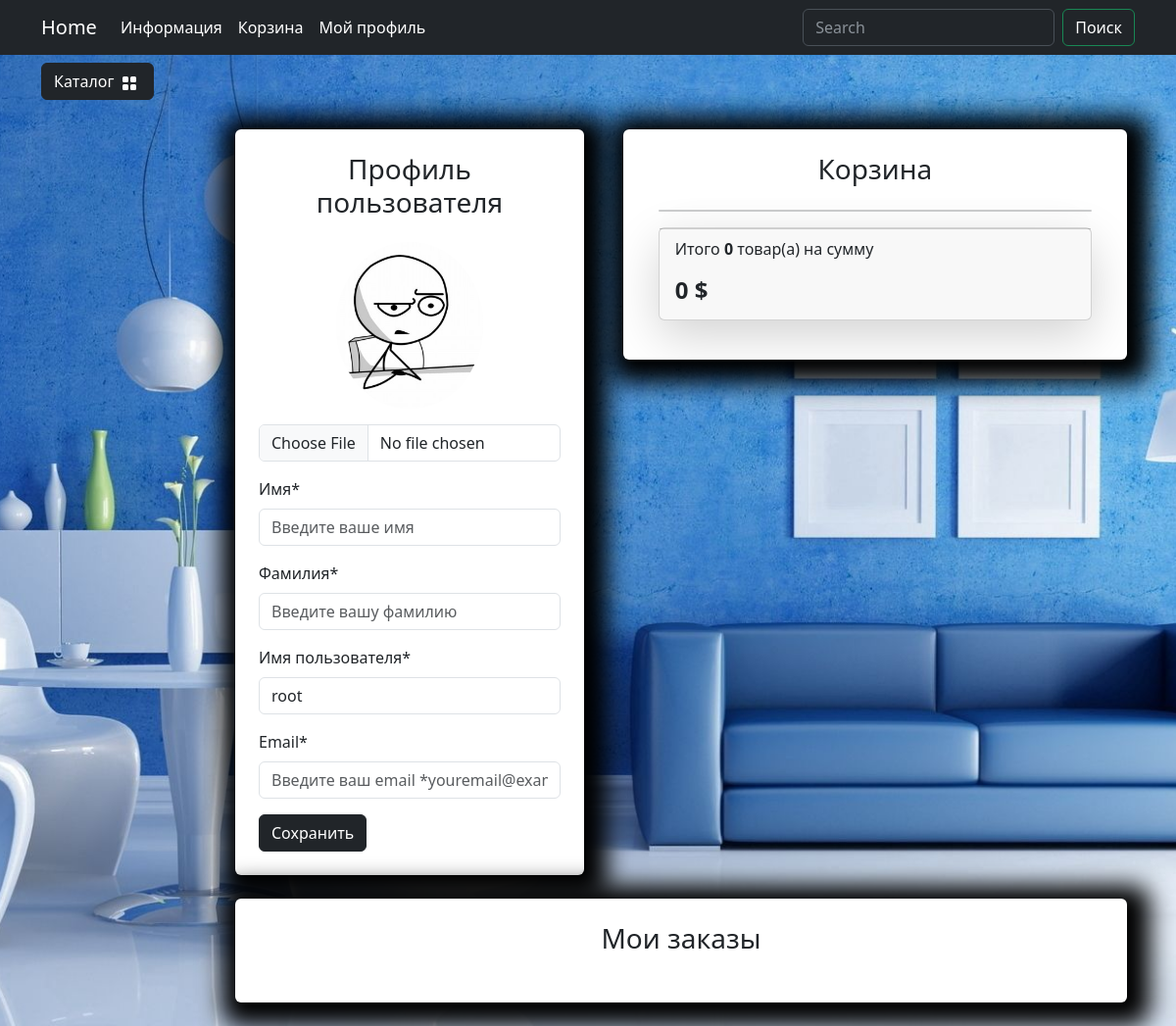
The page /user/profile/ (signed in) on the database as committed earlier.
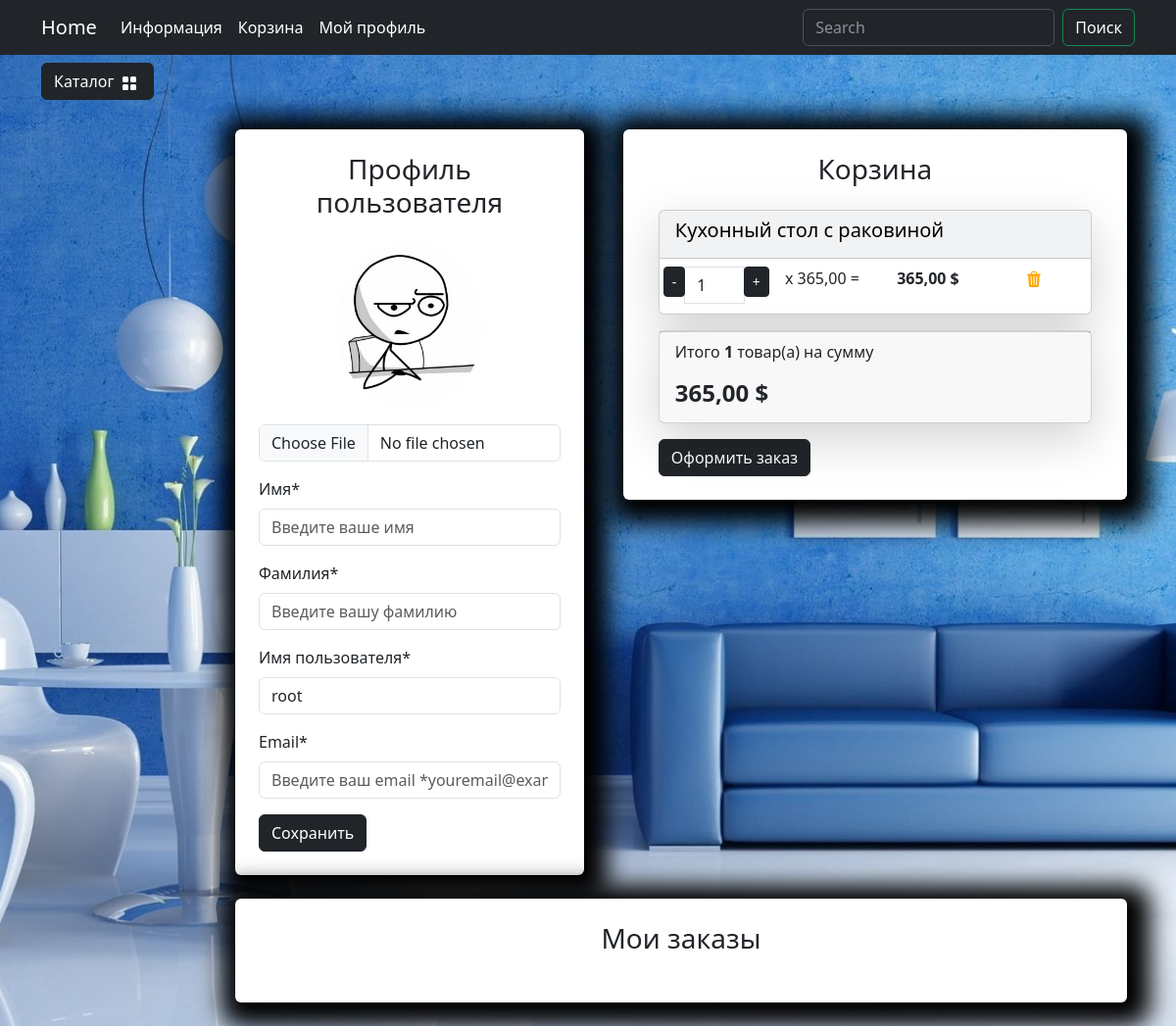
The same page on the database as committed later.
### carts/models.py (models this page shows, shortened)
class Cart(models.Model):
    user = models.ForeignKey(to=User, on_delete=models.CASCADE, blank=True, null=True, verbose_name='Пользователь')
    product = models.ForeignKey(to=Products, on_delete=models.CASCADE, verbose_name='Товар')
    quantity = models.PositiveSmallIntegerField(default=0, verbose_name='Количество')
    session_key = models.CharField(max_length=32, blank=True, null=True)
    created_timestamp = models.DateTimeField (auto_now_add=True, verbose_name='Дата обновления')
    class Meta:
        db_table = 'cart'
        verbose_name = "Корзина"
        verbose_name_plural = "Корзина"
    objects = CartQueryset().as_manager()
    def products_price(self):
        return round(self.product.sell_price() * self.quantity, 2)

### goods/models.py (models this page shows, shortened)
class Products(models.Model):
    name = models.CharField(max_length=150, unique=True, verbose_name='Название')
    slug = models.SlugField(max_length=200, unique=True, blank=True, null=True, verbose_name='URL')
    description = models.TextField(blank=True, null=True, verbose_name='Описание')
    image = models.ImageField(upload_to='goods_images', blank=True, null=True, verbose_name='Изображение')
    price = models.DecimalField(default=0.00, max_digits=7, decimal_places=2, verbose_name='Цена')
    discount = models.DecimalField(default=0.00, max_digits=4, decimal_places=2, verbose_name='Скидка в %')
    quantity = models.PositiveIntegerField(default=0, verbose_name='Количество')
    category = models.ForeignKey(to=Categories, on_delete=models.CASCADE, verbose_name='Категория')
    class Meta:
        db_table = 'product'
        verbose_name = 'Продукт'
        verbose_name_plural = 'Продукты'
        ordering = ('id',)
    def sell_price(self):
        if self.discount:
            return round(self.price - self.price*self.discount/100, 2)
        return self.price

### users/views.py (the view)
# urls.py: path('profile/', views.profile, name='profile'),
@login_required
def profile(request):
    if request.method == 'POST':
        form = ProfileForm(data=request.POST, instance=request.user, files=request.FILES)
        if form.is_valid():
            form.save()
            messages.success(request, "Профайл успешно обновлен")
            return HttpResponseRedirect(reverse('user:profile'))
    else:
        form = ProfileForm(instance=request.user)
    orders = Order.objects.filter(user=request.user).prefetch_related(
        Prefetch(
            "orderitem_set",
            queryset=OrderItem.objects.select_related("product"),
        )
    ).order_by("-id")
    context = {
        'title': 'Home - Кабинет',
        'form': form,
        'orders': orders,
    }
    return render(request, 'users/profile.html', context)

### users/forms.py
class ProfileForm(UserChangeForm):
    class Meta:
        model = User
        fields = (
            "image",
            "first_name",
            "last_name",
            "username",
            "email",
        )
    image = forms.ImageField(required=False)
    first_name = forms.CharField()
    last_name = forms.CharField()
    username = forms.CharField()
    email = forms.CharField()

### carts/models.py (called while the page is built)
    def total_price(self):
        return sum(cart.products_price() for cart in self)

    def total_quantity(self):
        if self:
            return sum(cart.quantity for cart in self)
        return 0

### carts/templatetags/carts_tags.py (called while the page is built)
@register.simple_tag()
def user_carts(request):
    return get_user_carts(request)

### carts/utils.py (called while the page is built)
def get_user_carts(request):
    if request.user.is_authenticated:
        return Cart.objects.filter(user=request.user).select_related('product')
    if not request.session.session_key:
        request.session.create()
    return Cart.objects.filter(session_key=request.session.session_key).select_related('product')

### goods/templatetags/goods_tags.py (called while the page is built)
@register.simple_tag()
def tag_categories():
    return Categories.objects.all()

### users/templates/users/profile.html (shortened to what the changed rows need)
{% extends "base.html" %}
{% load static %}
{% load carts_tags %}
{% block content %}
<div class="row">
    <div class="container mt-5">
        <div class="row">
            {% user_carts request as carts %}
            <div class="col-md-7">
                <div class=" bg-white p-4 mb-4 mx-2 rounded custom-shadow">
                    <div class="container" id="cart-items-container">
                        {% include "carts/includes/included_cart.html" %}
                    </div>
                </div>
            </div>
        </div>
    </div>
</div>
{% endblock  %}

### carts/templates/carts/includes/included_cart.html (shortened to what this page needs)
{% load static %}
<div class="card mb-3 text-bg-light shadow-lg">
    {% for cart in carts %}
        <div class="card-header">
            <h5 class="card-title">{{ cart.product.name }}</h5>
        </div>
        <ul class="list-group list-group-flush">
            <li class="list-group-item">
                <div class="row text-center">
                    <div class="col p-0">
                        <div class="input-group">
                            <span class="input-group-btn">
                                <button type="button" class="btn btn-dark btn-sm decrement"
                                    data-cart-id="{{ cart.id }}"
                                    data-cart-change-url="{% url 'cart:cart_change' %}">
                                    -</button>
                            </span>
                            <input type="text" class="form-control number" value="{{ cart.quantity }}"
                                readonly>
                            <span class="input-group-btn">
                                <button type="button" class="btn btn-dark btn-sm increment"
                                    data-cart-id="{{ cart.id }}"
                                    data-cart-change-url="{% url 'cart:cart_change' %}">
                                    +</button>
                            </span>
                        </div>
                    </div>
                    <div class="col p-0">
                        <p>x {{ cart.product.sell_price }} = </p>
                    </div>
                    <div class="col p-0"><strong> {{cart.products_price}} $</strong></div>
                    <div class="col p-0">
                        <a href="{% url 'cart:cart_remove' %}" class="remove-from-cart"
                        data-cart-id="{{ cart.id }}">
                            <img class="mx-1" src="{% static "deps/icons/trash3-fill.svg" %}"
                                alt="Catalog Icon" width="16" height="16">
                        </a>
                    </div>
                </div>
            </li>
        </ul>
    {% endfor %}
</div>
<div class="card mb-3 shadow-lg">
    <div class="card-footer">
        <p class="float-left">Итого <strong>{{ carts.total_quantity }}</strong> товар(а) на сумму</p>
        <h4 class="float-left"><strong>{{ carts.total_price }} $</strong></h4>
    </div>
</div>
{% if carts and not orders%}
<a class="btn btn-dark" href="{% url 'orders:create_order' %}">
    Оформить заказ
</a>
{% endif %}

Rows that differ between the two databases and show on the page:
added Cart: product.name "Кухонный стол с раковиной", quantity "1", product.sell_price "365,00", products_price "365,00", total_quantity "1", total_price "365,00"
Other text that changed with them:
{{ carts.total_quantity }}: "0" → (not shown)
{{ carts.total_price }}: "0" → (not shown)
text now shown: "Оформить заказ"
